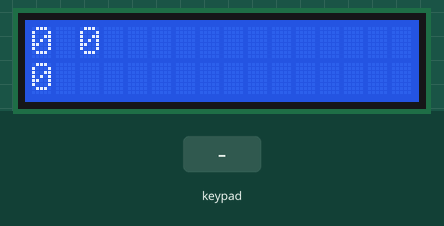
Recording of a sketch running on a simulated Arduino Uno, built with avr-gcc and run on an emulated ATmega328P. Parts: 16×2 character LCD. The inputs (shaded band) are chosen by the test bench.

Above: at 3.2 s.
3.3 s: keypad keys 2 3 4 5 A pressed 0.4 s apart
At 5.3 s:
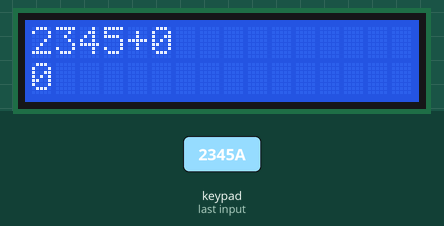
6.8 s: key 'C' pressed
At 8.1 s:
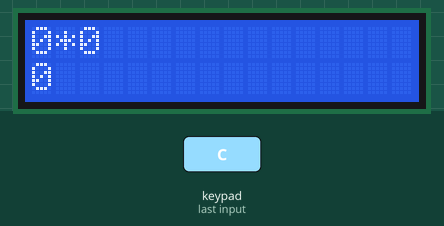
8.4 s: key '#' pressed
At 9.4 s:
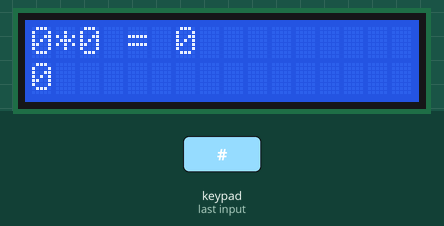
9.9 s: keypad keys 2 3 4 5 D pressed 0.4 s apart
At 13.0 s:
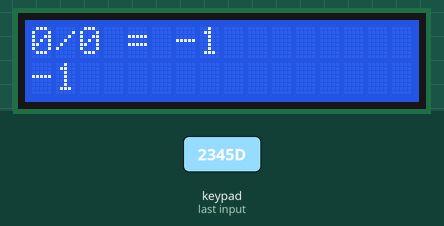
13.4 s: key 'A' pressed
At 14.4 s:
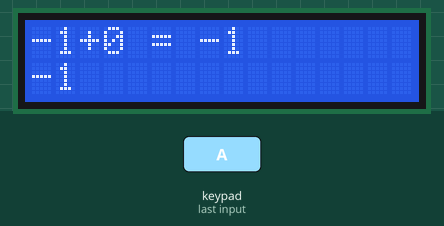
15.0 s: keypad keys 6 7 8 9 A pressed 0.4 s apart
At 17.8 s:
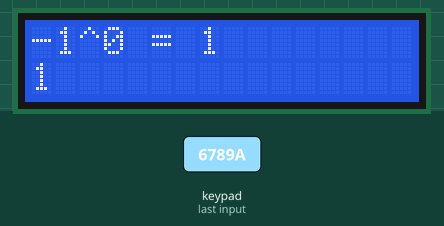
Timing chart, 0 to 19.3 s (numbered marks = the images above; inputs shaded):
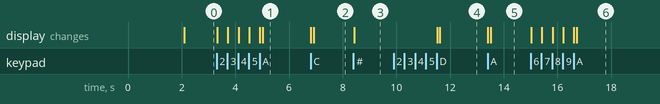

Measured:
- after the input at 3.3 s, the display: first changes at once (image 1 shows a later state)
- after the input at 6.8 s, the display: first changes at once (image 2 shows a later state)
- after the input at 8.4 s, the display: changes at once (image 3)
- after the input at 9.9 s, the display: first changes after 1.6 s (image 4 shows a later state)
- after the input at 13.4 s, the display: first changes at once (image 5 shows a later state)
- after the input at 15.0 s, the display: first changes at once (image 6 shows a later state)

The sketch:

CodCalculator.ino
```cpp
//Includem librariile

#include <LiquidCrystal_I2C.h>
#include <Keypad.h>

const byte ROWS = 4;
const byte COLS = 4;
const int interval = 1000;
unsigned long startMillis; // retine valoarea la un moment de timp
unsigned long elapsedtime; // o variabila care numara cat timp a trecut de cand am apasat tasta A sau B
boolean timer = false; // o variabila ajutatoare

//definim keyboard-ul
char keys[ROWS][COLS] = {

  {'1','2','3','A'},

  {'4','5','6','B'},

  {'7','8','9','C'},

  {'*','0','#','D'}

};

byte rowPins[ROWS] = { 2, 3, 4, 5 }; //Conectam ROW0, ROW1, ROW2 si ROW3 la pinii arduino
byte colPins[COLS] = { 6, 7, 8, 9 }; //Conectam COL1, COL2, COL3, COL4 la pinii arduino

Keypad kpd = Keypad( makeKeymap(keys), rowPins, colPins, ROWS, COLS ); //  creare tastatura

LiquidCrystal_I2C lcd(0x27, 16, 2); //apelam constructorul clasei LiquidCrystal
 long Num1,Num2,Number,Num3;
 char key,action;
 boolean result = false;


void setup() {
  lcd.begin(16, 2); //initializez ecranul
  lcd.backlight();
  lcd.print("Calculator cu"); //mesaj initial
  lcd.setCursor(0, 1);
  lcd.print("Arduino"); //mesaj initial pe randul 2
  delay(2000);
  lcd.clear();
}

void loop() {

key = kpd.getKey(); //se memoreaza valoarea tastei apasate

if (key!=NO_KEY)
DetectButtons();

if (result==true)
CalculateResult();

DisplayResult();
}

void DetectButtons()
{
     lcd.clear();
    if (key=='*') //buton de anulare operatie
    { Number=Num1=Num2=0; result=false; timer = false;}

     if (key == '1')
    {
    if (Number==0)
    Number=1;
    else
    Number = (Number*10) + 1; //butonul apasat de 2 ori
    }

     if (key == '4')
    {
    if (Number==0)
    Number=4;
    else
    Number = (Number*10) + 4;
    }

     if (key == '7')
    {
    if (Number==0)
    Number=7;
    else
    Number = (Number*10) + 7;
    }


    if (key == '0')
    {
    if (Number==0)
    Number=0;
    else
    Number = (Number*10) + 0;
    }

     if (key == '2')
    {
     if (Number==0)
    Number=2;
    else
    Number = (Number*10) + 2;
    }

     if (key == '5')
    {
     if (Number==0)
    Number=5;
    else
    Number = (Number*10) + 5;
    }

     if (key == '8')
    {
     if (Number==0)
    Number=8;
    else
    Number = (Number*10) + 8;
    }


    if (key == '#')
    {
    Num2=Number;
    result = true;
    }

     if (key == '3'){
     if (Number==0)
    Number=3;
    else
    Number = (Number*10) + 3;
    }

     if (key == '6'){
    if (Number==0)
    Number=6;
    else
    Number = (Number*10) + 6;
    }

     if (key == '9'){
    if (Number==0)
    Number=9;
    else
    Number = (Number*10) + 9;
    }

      if (key == 'A' || key == 'B' || key == 'C' || key == 'D') //Butoanele din a patra coloana
  {
    Num1 = Number;
    Number =0;
    //initializam butoanele de pe tastatura pentru efectuarea operatiilor
     if (key == 'A'){ action = '+';}
     if (key == 'B'){ action = '-';}
     if (key == 'C'){ action = '*';}
     if (key == 'D'){ action = '/';}

    delay(100);
  }

}

void CalculateResult()
{
  if (action=='+')
  {
    if(timer==false)
    {
      Num3 = Num1;
      Number = Num1+Num2;
      startMillis = millis(); // cat timp a trecut de cand a pornit programul
      timer = true;
    }

    elapsedtime = millis()-startMillis; // verifica daca a trecut mai mult de o secunda ca sa putem apasa a 2a oara

    if (elapsedtime >= interval)
    {
      if(key == 'A')
      {
      Num1 = Num3;
      Number = pow(Num1, Num2)+ 0.1; // functia in arduino are rezultatul cu 0,001 mai mic si ecranul afiseaza doar partea intreaga
       action = '^';
      }
    }
  }

  if (action=='-')
  {
    if(timer==false)
    {
    Number = Num1-Num2;
    startMillis = millis();
     timer = true;
    }

    elapsedtime = millis()-startMillis;

    if (elapsedtime >= interval)
    {
      if(key == 'B')
      {
      Number = 1;
      for(int i = 1 ; i<= Num1 ; i++){
      Number = Number * i;
      }
      Num2 = NULL;
      action = '!';
      }
    }
  }

  if (action=='*')
    Number = Num1*Num2;

  if (action=='/')
    Number = Num1/Num2;
}

void DisplayResult()
{
  lcd.setCursor(0, 0);
  lcd.print(Num1); lcd.print(action); lcd.print(Num2);

  if (result==true)
  {lcd.print(" = "); lcd.print(Number);} //Afisare rezultat

  lcd.setCursor(0, 1);
  lcd.print(Number); //Afisare rezultat

}
```
